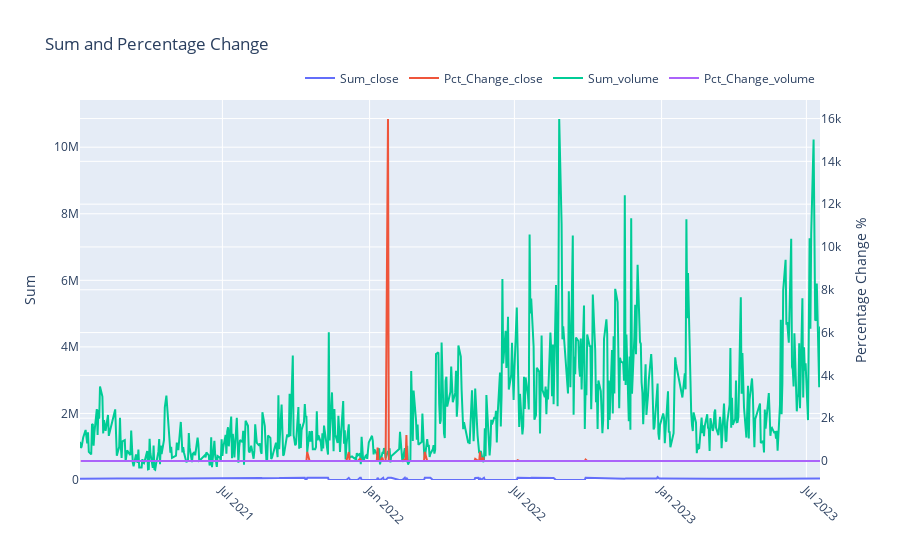

Here is the notebook cell this chart was saved with:
### Markdown cell above
Nhận xét 1: 
- Trong tuần: 
    - Trên tổng CIF, tất cả các cột có giá trị đều nhau (KH sử dụng các dịch vụ với tần suất và giá trị xấp xỉ nhau) từ thứ 2 -> 6 
    - Riêng thứ 7, CN hoạt động chuyển tiền của KH giảm, thấp nhất vào CN (chỉ hơn khoảng 60% so với trong tuần) 
- Trong tháng: 
    - KH có xu hướng thực hiện chuyển tiền nhiều hơn (tạo thành các đỉnh) vào các ngày 8,15,27 của tháng 
    - PS_C tạo đỉnh vào ngày 8 hàng tháng và có xu hướng giảm dần tới ngày 26 
    - PS_D tạo đỉnh vào ngày 27. PS_D có xu hướng tăng từ đầu tháng đến ngày 15. Sau đó giảm dần khoảng ngày 26

### Code cell
all_customers.sum_plot()

### Figure 1 — Plotly figure (JSON) as saved in the notebook; plotly's stock layout.template omitted (floating-point values rounded to 4 significant figures; data arrays with more than 128 entries replaced by an {"elided": "..."} marker saying what was removed)
{"data": [{"mode": "lines", "name": "Sum_close", "type": "scatter", "x": {"elided": "632 str values"}, "y": {"elided": "632 int values"}}, {"mode": "lines", "name": "Pct_Change_close", "type": "scatter", "x": {"elided": "632 str values"}, "y": {"elided": "632 float values"}, "yaxis": "y2"}, {"mode": "lines", "name": "Sum_volume", "type": "scatter", "x": {"elided": "632 str values"}, "y": {"elided": "632 int values"}}, {"mode": "lines", "name": "Pct_Change_volume", "type": "scatter", "x": {"elided": "632 str values"}, "y": {"elided": "632 float values"}, "yaxis": "y2"}], "layout": {"legend": {"orientation": "h", "x": 1, "xanchor": "right", "y": 1.02, "yanchor": "bottom"}, "title": {"text": "Sum and Percentage Change"}, "xaxis": {"tickangle": 45}, "yaxis": {"rangemode": "tozero", "title": {"text": "Sum"}}, "yaxis2": {"overlaying": "y", "side": "right", "title": {"text": "Percentage Change %"}}}}
